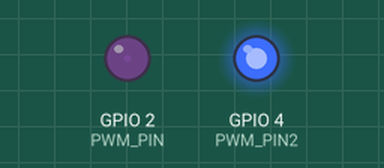
This program was run on a simulated ESP32. Shown: output pins drawn as LEDs (lit = HIGH). What the program prints to the serial monitor is not drawn.

Above: at 0.05 s.
At 1.15 s:
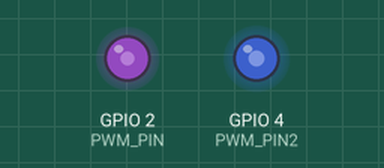
At 2.3 s:
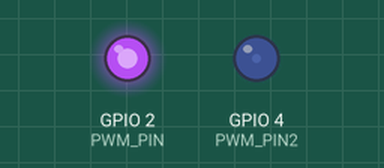
At 4.6 s:
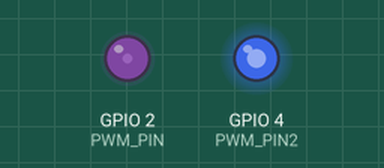
Timing chart, 0 to 6.7 s (numbered marks = the images above):
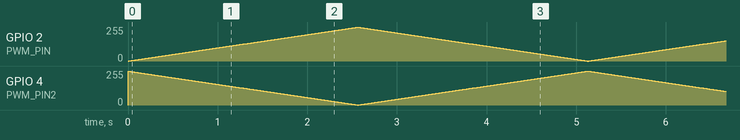

The program:

main.cpp
```cpp
#include <Arduino.h>

constexpr uint8_t PWM_PIN = 2;
constexpr uint8_t PWM_PIN2 = 4;          //  segundo LED
constexpr uint8_t PWM_CHANNEL = 0;
constexpr uint8_t PWM_CHANNEL2 = 1;      // segundo canal PWM
constexpr uint16_t PWM_FREQUENCY = 500;
constexpr uint8_t PWM_RESOLUTION = 8;
constexpr uint16_t PWM_MAX = (1 << PWM_RESOLUTION) - 1;
constexpr uint16_t PWM_STEP_DELAY_MS = 10;

void setup() {
    pinMode(PWM_PIN, OUTPUT);
    ledcSetup(PWM_CHANNEL, PWM_FREQUENCY, PWM_RESOLUTION);
    ledcAttachPin(PWM_PIN, PWM_CHANNEL);

    pinMode(PWM_PIN2, OUTPUT);
    ledcSetup(PWM_CHANNEL2, PWM_FREQUENCY, PWM_RESOLUTION);
    ledcAttachPin(PWM_PIN2, PWM_CHANNEL2);

    Serial.begin(115200);
}

void loop() {
    for (uint16_t dutyCycle = 0; dutyCycle <= PWM_MAX; ++dutyCycle) {
        ledcWrite(PWM_CHANNEL, dutyCycle);
        ledcWrite(PWM_CHANNEL2, PWM_MAX - dutyCycle);
        delay(PWM_STEP_DELAY_MS);
        Serial.println(dutyCycle);
    }

    for (int16_t dutyCycle = PWM_MAX - 1; dutyCycle >= 0; --dutyCycle) {
        ledcWrite(PWM_CHANNEL, dutyCycle);
        ledcWrite(PWM_CHANNEL2, PWM_MAX - dutyCycle);
        delay(PWM_STEP_DELAY_MS);
        Serial.println(dutyCycle);
    }
}
```
